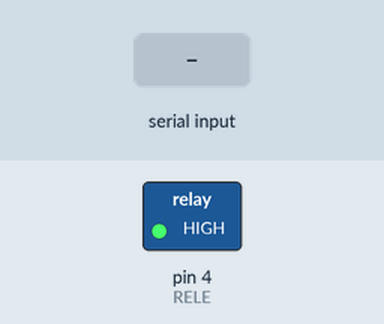
This sketch was run on a simulated Arduino Uno, built with avr-gcc and run on an emulated ATmega328P. Shown: switched loads named in the sketch (green lamp = pin HIGH). The inputs (shaded band) are chosen by the test bench.

Above: at 1.2 s.
1.3 s: "0" received over Serial
At 2.4 s:
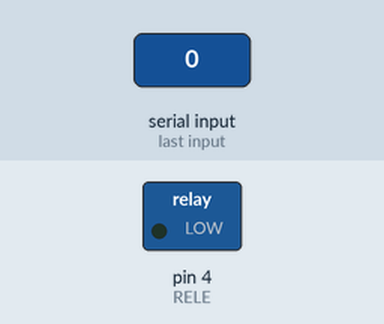
2.8 s: "1" received over Serial
At 3.5 s:
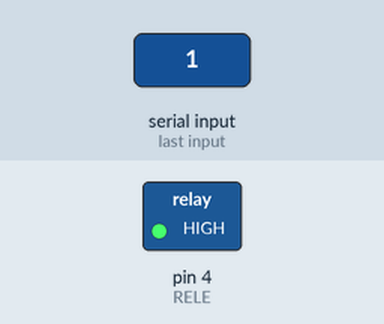
Timing chart, 0 to 5.8 s (numbered marks = the images above; inputs shaded):
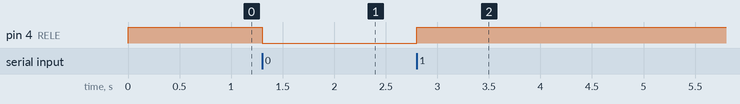

The sketch:

rele.ino
```cpp
int RELE = 4;
char val = "";

void setup() {

  Serial.begin(9600);
  pinMode(RELE, OUTPUT);
  digitalWrite(RELE, HIGH);
}

void loop() {

  val = Serial.read();
  if (val == '1') {
    digitalWrite(RELE, HIGH);
  } else if (val == '0') {
    digitalWrite(RELE, LOW);
  }

}
```

Measured:
- after the input at 1.3 s, pin 4 (RELE): HIGH → LOW at once
- after the input at 2.8 s, pin 4 (RELE): LOW → HIGH at once
